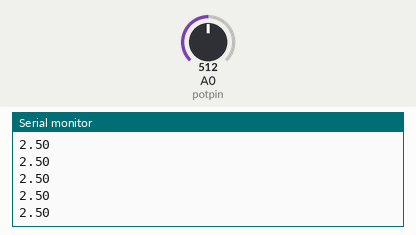
The sketch below on a simulated Arduino Uno, built with avr-gcc and run on an emulated ATmega328P. Parts: the last lines printed to the serial monitor. The inputs (shaded band) are chosen by the test bench; at power-on: A0 (potpin) = 512.

Above: at 1.2 s.
1.3 s: A0 (potpin) set to 716
At 2.2 s:
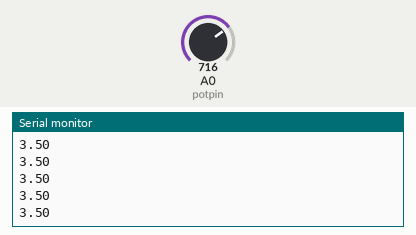
2.8 s: A0 (potpin) set to 900
At 3.4 s:
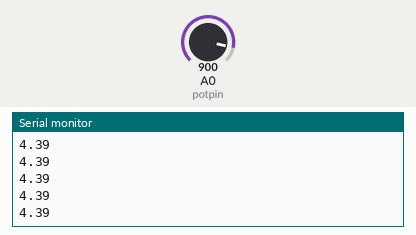
Timing chart, 0 to 5.8 s (numbered marks = the images above; inputs shaded):
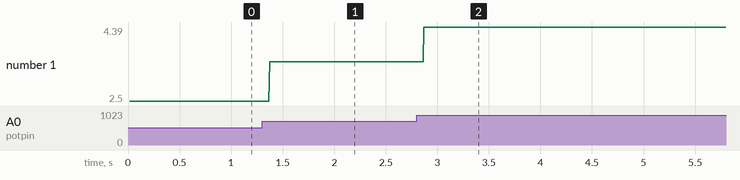

Measured:
- after the input at 1.3 s, the serial monitor: prints a new line after 0.07 s (image 1)
- after the input at 2.8 s, the serial monitor: prints a new line after 0.07 s (image 2)
- plotted number 1: 2.5 → 3.5 after the input at 1.3 s, 3.5 → 4.39 after the input at 2.8 s

The sketch:

3_potpin.ino
```cpp
#define potpin A0
float deger=0;
void setup() {
  Serial.begin(9600);
  Serial.println("pot deger durumu");

}

void loop() {
 deger=analogRead(potpin);
 deger=deger*5/1024;
 Serial.println(deger);

}
```
